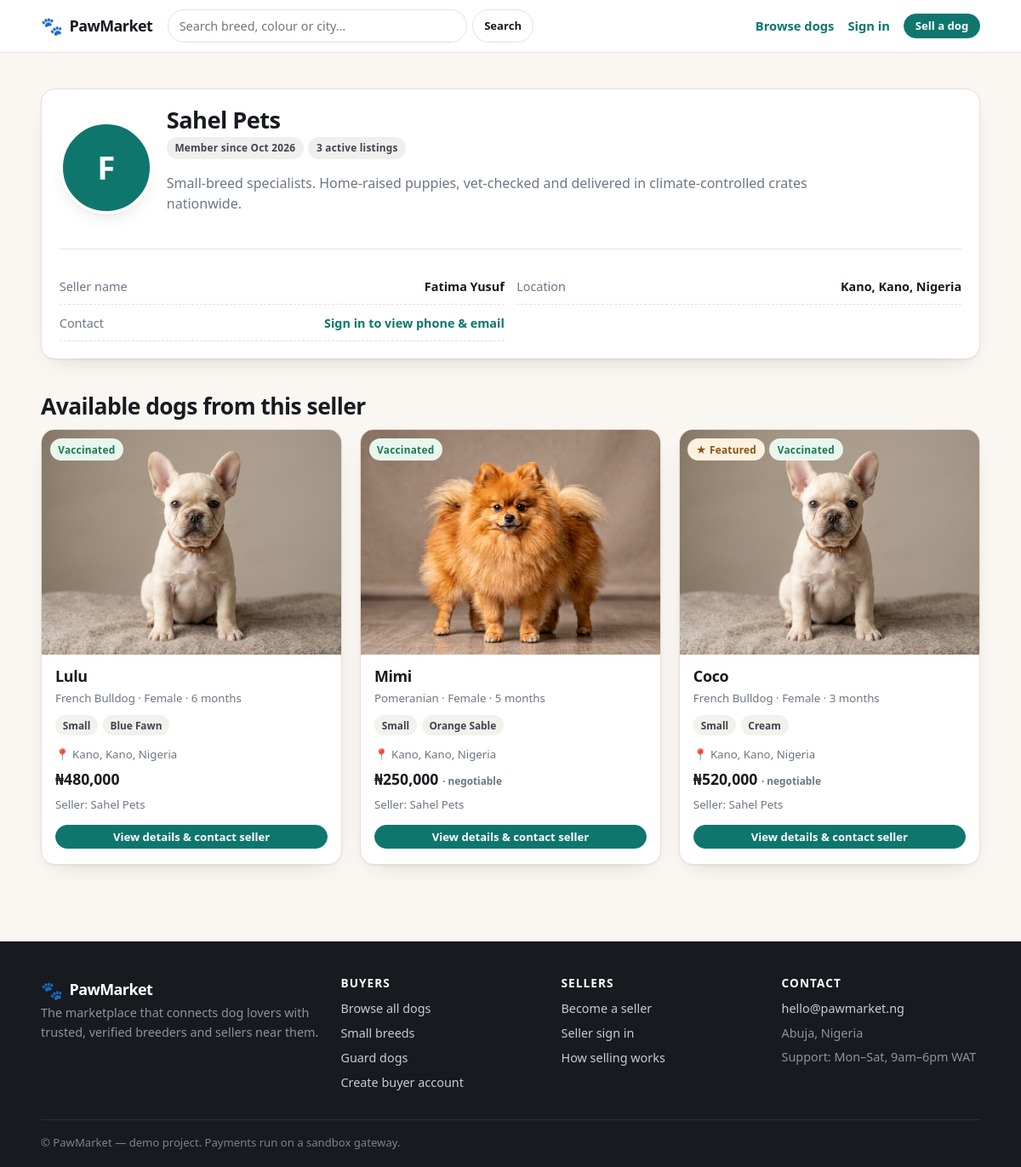
The page /sellers/5 on the database its author committed.
### app/models.py (models this page shows, shortened)
class User(UserMixin, db.Model):
    __tablename__ = "users"
    id = db.Column(db.Integer, primary_key=True)
    full_name = db.Column(db.String(120), nullable=False)
    email = db.Column(db.String(160), unique=True, nullable=False, index=True)
    phone = db.Column(db.String(40))
    whatsapp = db.Column(db.String(40))
    password_hash = db.Column(db.String(255), nullable=False)
    role = db.Column(db.String(20), nullable=False, default="buyer")
    business_name = db.Column(db.String(160))
    bio = db.Column(db.Text)
    country = db.Column(db.String(80), default="Nigeria")
    state = db.Column(db.String(80))
    city = db.Column(db.String(80))
    address = db.Column(db.String(200))
    avatar = db.Column(db.String(200))
    is_verified = db.Column(db.Boolean, default=False)   # admin-controlled badge
    is_active_user = db.Column(db.Boolean, default=True)  # admin can suspend
    created_at = db.Column(db.DateTime, default=datetime.utcnow)
    dogs = db.relationship("Dog", backref="seller", lazy="dynamic",
                           cascade="all, delete-orphan", foreign_keys="Dog.seller_id")
    favorites = db.relationship("Favorite", backref="user", lazy="dynamic",
                                cascade="all, delete-orphan")
    orders = db.relationship("Order", backref="buyer", lazy="dynamic",
                             foreign_keys="Order.buyer_id",
                             cascade="all, delete-orphan")
    @property
    def location(self):
        parts = [p for p in (self.city, self.state, self.country) if p]
        return ", ".join(parts) if parts else "Location not provided"

class Dog(db.Model):
    __tablename__ = "dogs"
    id = db.Column(db.Integer, primary_key=True)
    seller_id = db.Column(db.Integer, db.ForeignKey("users.id"), nullable=False)
    name = db.Column(db.String(80), nullable=False)
    breed = db.Column(db.String(80), nullable=False, index=True)
    color = db.Column(db.String(80))
    size = db.Column(db.String(20), default="Medium", index=True)
    gender = db.Column(db.String(10), default="Male")
    age_months = db.Column(db.Integer, default=3)
    weight_kg = db.Column(db.Float)
    price = db.Column(db.Float, nullable=False, default=0)
    negotiable = db.Column(db.Boolean, default=False)
    delivery_available = db.Column(db.Boolean, default=False)
    description = db.Column(db.Text)
    temperament = db.Column(db.String(200))
    health_notes = db.Column(db.String(300))
    vaccinated = db.Column(db.Boolean, default=False)
    dewormed = db.Column(db.Boolean, default=False)
    pedigree = db.Column(db.Boolean, default=False)
    trained = db.Column(db.Boolean, default=False)
    kennel_club_registered = db.Column(db.Boolean, default=False)
    city = db.Column(db.String(80))
    state = db.Column(db.String(80))
    country = db.Column(db.String(80), default="Nigeria")
    status = db.Column(db.String(20), default="available", index=True)
    is_featured = db.Column(db.Boolean, default=False)
    views = db.Column(db.Integer, default=0)
    created_at = db.Column(db.DateTime, default=datetime.utcnow, index=True)
    images = db.relationship("DogImage", backref="dog", lazy="select",
                             cascade="all, delete-orphan")
    orders = db.relationship("Order", backref="dog", lazy="dynamic",
                             cascade="all, delete-orphan")
    @property
    def primary_image(self):
        for img in self.images:
            if img.is_primary:
                return img.filename
        return self.images[0].filename if self.images else None
    @property
    def age_label(self):
        if not self.age_months:
            return "Unknown"
        if self.age_months < 12:
            return f"{self.age_months} month{'s' if self.age_months != 1 else ''}"
        years, months = divmod(self.age_months, 12)
        label = f"{years} year{'s' if years != 1 else ''}"
        if months:
            label += f" {months} month{'s' if months != 1 else ''}"
        return label
    @property
    def location(self):
        parts = [p for p in (self.city, self.state, self.country) if p]
        return ", ".join(parts) if parts else "Location not provided"

class DogImage(db.Model):
    __tablename__ = "dog_images"
    id = db.Column(db.Integer, primary_key=True)
    dog_id = db.Column(db.Integer, db.ForeignKey("dogs.id"), nullable=False)
    filename = db.Column(db.String(255), nullable=False)
    is_primary = db.Column(db.Boolean, default=False)

### app/views.py (the view)
@main_bp.route("/sellers/<int:seller_id>")
def seller_profile(seller_id):
    seller = get_or_404(User, seller_id)
    dogs = (seller.dogs.filter(Dog.status == "available")
            .order_by(Dog.created_at.desc()).all())
    return render_template("seller_profile.html", seller=seller, dogs=dogs)

### app/helpers.py (called while the page is built)
def get_or_404(model, ident, **kwargs):
    from .extensions import db
    obj = db.session.get(model, ident)
    if obj is None:
        abort(404)
    return obj

### templates/seller_profile.html (shortened to what this page needs)
{% extends "base.html" %}
{% block content %}
<section>
  <div class="container">
    <div class="card card-pad">
      <div class="profile-head">
        <span class="avatar avatar-xl">
          {% if seller.avatar %}<img src="{{ url_for('static', filename='uploads/' + seller.avatar) }}" alt="">
          {% else %}{{ seller.full_name[0]|upper }}{% endif %}
        </span>
        <div>
          <h1 style="margin:0;font-size:1.7rem">{{ seller.business_name or seller.full_name }}</h1>
          <div class="chips mt-1">
            <span class="badge badge-grey">Member since {{ seller.created_at.strftime('%b %Y') }}</span>
            <span class="badge badge-grey">{{ dogs|length }} active listing{{ '' if dogs|length == 1 else 's' }}</span>
          </div>
          <p class="muted mt-2" style="max-width:52rem">{{ seller.bio or 'This seller has not written a bio yet.' }}</p>
        </div>
      </div>
      <hr>
      <div class="spec-grid">
        <div class="spec"><span>Seller name</span><span>{{ seller.full_name }}</span></div>
        <div class="spec"><span>Location</span><span>{{ seller.location }}</span></div>
        {% if current_user.is_authenticated %}
          <div class="spec"><span>Phone</span><span>{{ seller.phone or '—' }}</span></div>
          <div class="spec"><span>WhatsApp</span><span>{{ seller.whatsapp or seller.phone or '—' }}</span></div>
          <div class="spec"><span>Email</span><span>{{ seller.email }}</span></div>
        {% else %}
          <div class="spec"><span>Contact</span><span>
            <a href="{{ url_for('auth.login') }}">Sign in to view phone & email</a></span></div>
        {% endif %}
      </div>
    </div>
    <h2 class="mt-4">Available dogs from this seller</h2>
    {% if dogs %}
      <div class="grid grid-3">
        {% for dog in dogs %}{% include "_dog_card.html" %}{% endfor %}
      </div>
    {% else %}
      <div class="empty">This seller has no available listings right now.</div>
    {% endif %}
  </div>
</section>
{% endblock %}

### templates/_dog_card.html (shortened to what this page needs)
{% set dog = dog %}
<article class="dog-card">
  <div class="dog-thumb">
    <a href="{{ url_for('main.dog_detail', dog_id=dog.id) }}">
      <img src="{{ url_for('static', filename='uploads/' + dog.primary_image) if dog.primary_image else url_for('static', filename='img/placeholder.svg') }}"
           alt="{{ dog.name }} — {{ dog.breed }}" loading="lazy">
    </a>
    <div class="thumb-tags">
      {% if dog.is_featured %}<span class="badge badge-amber">★ Featured</span>{% endif %}
      {% if dog.vaccinated %}<span class="badge badge-ok">Vaccinated</span>{% endif %}
    </div>
  </div>
  <div class="dog-body">
    <h3><a href="{{ url_for('main.dog_detail', dog_id=dog.id) }}" style="color:inherit">{{ dog.name }}</a></h3>
    <div class="dog-meta">{{ dog.breed }} · {{ dog.gender }} · {{ dog.age_label }}</div>
    <div class="chips">
      <span class="pill">{{ dog.size }}</span>
      {% if dog.color %}<span class="pill">{{ dog.color }}</span>{% endif %}
    </div>
    <div class="dog-meta">📍 {{ dog.location }}</div>
    <div class="dog-price">
      {{ dog.price|money }}
      {% if dog.negotiable %}<small>· negotiable</small>{% endif %}
    </div>
    <div class="dog-meta tiny">Seller: {{ dog.seller.business_name or dog.seller.full_name }}
    </div>
    <a class="btn btn-primary btn-sm btn-block mt-1" href="{{ url_for('main.dog_detail', dog_id=dog.id) }}">
      View details & contact seller
    </a>
  </div>
</article>

### static/css/app.css (style rules this page uses)
:root { --ink:#171a1f; --ink-2:#3d4550; --muted:#6d7684; --line:#e6e1d8; --cream:#faf7f2; --card:#ffffff; --brand:#0f766e; --brand-dark:#0b5a54; --brand-tint:#e6f2f0; --accent:#e08b2c; --accent-tint:#fdf1e0; --danger:#b4342c; --danger-tint:#fdeceb; --ok:#1d7a4d; --ok-tint:#e8f6ee; --info-tint:#eef3fb; --info:#2a5aa8; --radius:16px; --radius-sm:10px; --shadow:0 1px 2px rgba(23,26,31,.05), 0 10px 28px -18px rgba(23,26,31,.28); --shadow-lg:0 18px 50px -24px rgba(23,26,31,.42); }
* { box-sizing:border-box }
html,body { margin:0;padding:0 }
body { font-family:"Segoe UI",system-ui,-apple-system,"Helvetica Neue",Arial,sans-serif; color:var(--ink);background:var(--cream);line-height:1.55;-webkit-font-smoothing:antialiased; }
a { color:var(--brand);text-decoration:none }
h1,h2,h3,h4 { margin:0 0 .4em;line-height:1.18;letter-spacing:-.02em }
h1 { font-size:clamp(1.9rem,3.4vw,2.9rem) }
h2 { font-size:clamp(1.35rem,2.2vw,1.9rem) }
h3 { font-size:1.12rem }
p { margin:0 0 1em }
img { max-width:100%;display:block }
.container { width:min(1180px,92vw);margin:0 auto }
.muted { color:var(--muted) }
.tiny { font-size:.78rem }
.mt-1 { margin-top:.5rem }
.mt-2 { margin-top:1rem }
.mt-4 { margin-top:2.5rem }
hr { border:0;border-top:1px solid var(--line);margin:1.5rem 0 }
section { padding:2.6rem 0 }
.avatar { display:inline-flex;align-items:center;justify-content:center;border-radius:50%; background:var(--brand);color:#fff;font-weight:700;overflow:hidden }
.avatar-xl { width:110px;height:110px;font-size:2.4rem;border:4px solid #fff;box-shadow:var(--shadow) }
.btn { display:inline-flex;align-items:center;justify-content:center;gap:.45rem;cursor:pointer; border:1px solid var(--line);background:#fff;color:var(--ink);font-weight:650;font-size:.92rem; padding:.62rem 1.05rem;border-radius:999px;transition:.16s;font-family:inherit;line-height:1 }
.btn-primary { background:var(--brand);border-color:var(--brand);color:#fff }
.btn-sm { padding:.42rem .8rem;font-size:.82rem }
.btn-block { width:100% }
.badge { display:inline-flex;align-items:center;gap:.3rem;padding:.24rem .6rem;border-radius:999px; font-size:.74rem;font-weight:700;letter-spacing:.02em;background:var(--brand-tint);color:var(--brand-dark) }
.badge-amber { background:var(--accent-tint);color:#8a5310 }
.badge-ok { background:var(--ok-tint);color:var(--ok) }
.badge-grey { background:#f0efec;color:var(--ink-2) }
.pill { display:inline-block;padding:.2rem .55rem;border-radius:999px;background:#f3f1ec; font-size:.74rem;color:var(--ink-2);font-weight:600 }
.grid { display:grid;gap:1.3rem }
.grid-3 { grid-template-columns:repeat(3,1fr) }
.card { background:var(--card);border:1px solid var(--line);border-radius:var(--radius); box-shadow:var(--shadow);overflow:hidden }
.card-pad { padding:1.3rem }
.dog-card { background:var(--card);border:1px solid var(--line);border-radius:var(--radius); overflow:hidden;box-shadow:var(--shadow);transition:.18s;display:flex;flex-direction:column }
.dog-thumb { position:relative;aspect-ratio:4/3;overflow:hidden;background:#efece6 }
.dog-thumb img { width:100%;height:100%;object-fit:cover;transition:.35s }
.thumb-tags { position:absolute;top:.6rem;left:.6rem;display:flex;gap:.35rem;flex-wrap:wrap }
.dog-body { padding:.9rem 1rem 1.1rem;display:flex;flex-direction:column;gap:.35rem;flex:1 }
.dog-body h3 { margin:0 }
.dog-meta { font-size:.83rem;color:var(--muted) }
.dog-price { font-weight:800;font-size:1.1rem;color:var(--ink);margin-top:auto }
.dog-price small { font-weight:600;color:var(--muted);font-size:.74rem }
.chips { display:flex;gap:.35rem;flex-wrap:wrap;margin:.2rem 0 .35rem }
.spec-grid { display:grid;grid-template-columns:repeat(2,1fr);gap:.1rem .9rem;margin:.4rem 0 0 }
.spec { display:flex;justify-content:space-between;gap:1rem;padding:.55rem 0;border-bottom:1px dashed var(--line); font-size:.9rem }
.spec span:first-child { color:var(--muted) }
.spec span:last-child { font-weight:650;text-align:right }
.profile-head { display:flex;gap:1rem;align-items:center }

### rows shown on the page
User: full_name "F", business_name "Sahel Pets", created_at "Oct 2026", bio "Small-breed specialists. Home-raised puppies, vet-checked and delivered in climate-controlled crates nationwide.", full_name "Fatima Yusuf", location "Kano, Kano, Nigeria"
Dog: filename (picture), vaccinated "Vaccinated", name "Lulu", breed "French Bulldog", gender "Female", age_label "6 months", size "Small", color "Blue Fawn", location "Kano, Kano, Nigeria", price "₦480,000", seller "Sahel Pets"
Dog: filename (picture), vaccinated "Vaccinated", name "Mimi", breed "Pomeranian", gender "Female", age_label "5 months", size "Small", color "Orange Sable", location "Kano, Kano, Nigeria", price "₦250,000", negotiable "· negotiable", seller "Sahel Pets"
Dog: filename (picture), is_featured "★ Featured", vaccinated "Vaccinated", name "Coco", breed "French Bulldog", gender "Female", age_label "3 months", size "Small", color "Cream", location "Kano, Kano, Nigeria", price "₦520,000", negotiable "· negotiable", seller "Sahel Pets"

### other values the page prints
{{ SITE_NAME }} "PawMarket"
{{ dogs|length }} "3"
{{ '' if dogs|length == 1 else 's' }} "s"
{{ CONTACT_EMAIL }} "hello@pawmarket.ng"
